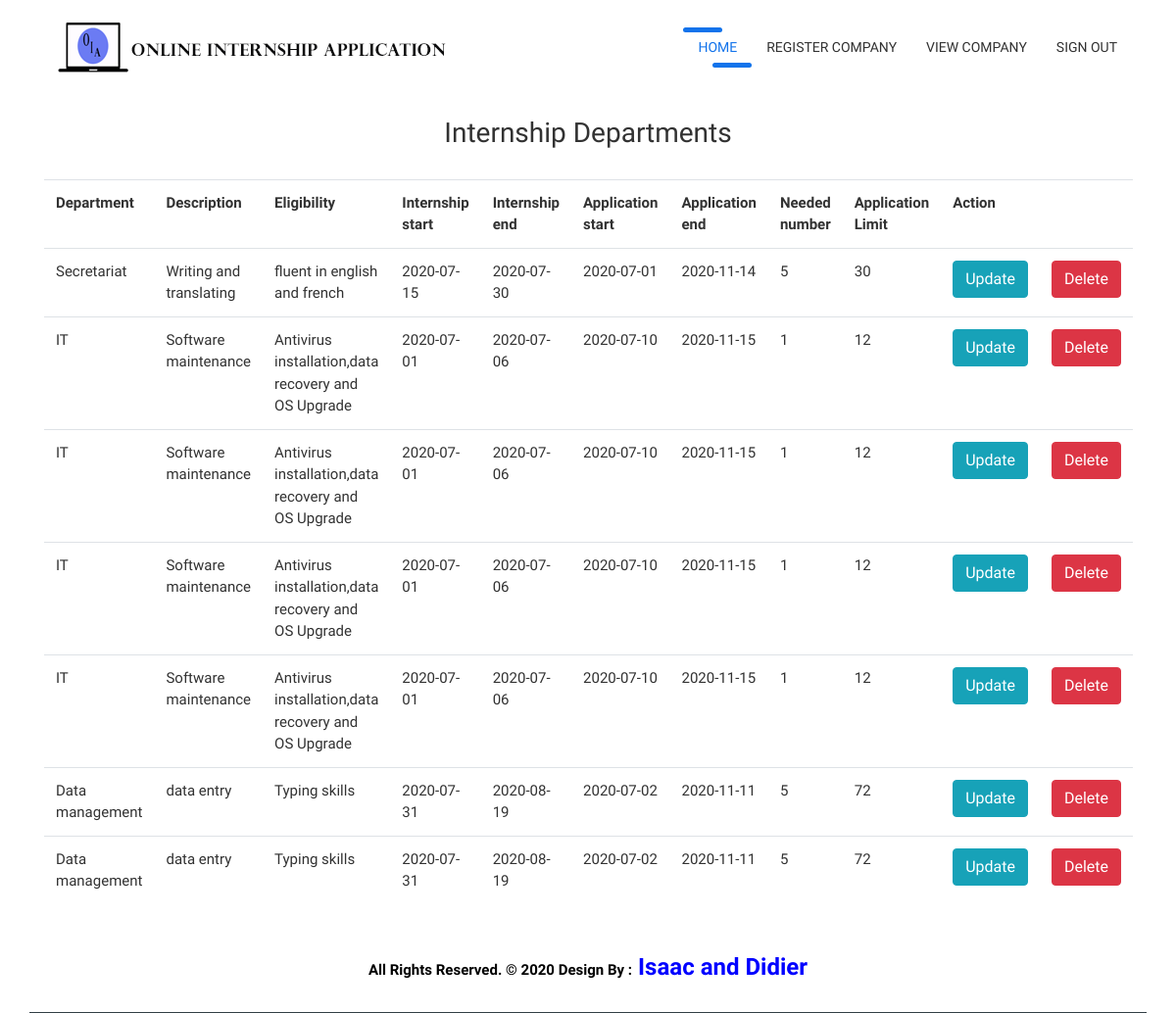
/companyDetail_admin.php?company_id=1, run on the app's committed database.
### tables this page shows
CREATE TABLE `company_internship` (
  `internship_id` int NOT NULL AUTO_INCREMENT,
  `department_name` varchar(50) NOT NULL,
  `description` varchar(200) NOT NULL,
  `eligibility` varchar(500) NOT NULL,
  `start` date NOT NULL,
  `end` date NOT NULL,
  `needed_number` int NOT NULL,
  `application_start` date NOT NULL,
  `application_end` date NOT NULL,
  `application_limit` int NOT NULL,
  `company_id` int NOT NULL,
  `status` enum('pending','open','closed','deleted') DEFAULT 'pending',
  `regdate` datetime DEFAULT CURRENT_TIMESTAMP,
  PRIMARY KEY (`internship_id`),
  KEY `company_id` (`company_id`),
  CONSTRAINT `company_internship_ibfk_1` FOREIGN KEY (`company_id`) REFERENCES `company` (`company_id`) ON DELETE RESTRICT ON UPDATE RESTRICT
);

### companyDetail_admin.php (the view, shortened to what this page needs)
<!DOCTYPE html>
<html lang="en">
<head>
<head>
	<link href="Bootstrap/bootstrap/css/bootstrap.min.css" rel="stylesheet">
	<link href="css/all.css" rel="stylesheet">
	<link href="css/owl.carousel.min.css" rel="stylesheet">
	<link href="css/style.css" rel="stylesheet">
</head>
<body>
<div class="wrapper-main">
    <nav class="navbar navbar-expand-lg navbar-dark bg-light top-nav">
        <div class="container">
            <a class="navbar-brand" href="index.php">
				<img src="images/logo1.png" alt="logo" />
            </a>
            <div class="collapse navbar-collapse" id="navbarResponsive">
				<ul class="navbar-nav ml-auto">
					<li class="nav-item">
						<a class="nav-link  active" href="index_admin.php">Home</a>
					</li>
					<li class="nav-item">
						<a class="nav-link" href="companyRegister_admin.php">Register Company</a>
					</li>
					<li class="nav-item">
            <a class="nav-link" href="companyView_admin.php">View Company</a>
          </li>
					<li class="nav-item">
						<a class="nav-link" href="signin.php">Sign Out</a>
					</li>
				</ul>
            </div>
        </div>
    </nav>
    <div class="container">
			    	<br><center>
			    			<h3>
			    			Internship Departments
			    			</h3>
			    		</center>
			    	<br>
<?php
$con=mysqli_connect("localhost","root","","internship");
$company_id=$_GET['company_id'];
$a="select company.company_id,company.name,company_internship.internship_id,company_internship.department_name,company_internship.description,company_internship.eligibility,company_internship.start,company_internship.end,company_internship.needed_number,company_internship.application_start,company_internship.application_end,application_limit,company_internship.company_id,company_internship.status,company_internship.regdate from company,company_internship where company.company_id=company_internship.company_id and company_internship.company_id='$company_id'";
$b=mysqli_query($con,$a);
echo "<table  class='table' style='width:auto;'><tr class='danger'><th>Department</th><th>Description</th><th>Eligibility</th><th>Internship start</th><th>Internship end</th><th>Application start</th><th>Application end</th><th>Needed number</th><th>Application Limit</th><th>Action<th></tr>";
while($row=mysqli_fetch_array($b))
{
echo "<tr><td>".$row['department_name']."</td><td>".$row['description']."</td><td width='300px'>".$row['eligibility']."</td><td>".$row['start']."</td><td>".$row['end']."</td><td>".$row['application_start']."</td><td>".$row['application_end']."</td><td>".$row['needed_number']."</td><td>".$row['application_limit']."</td><td><a href='updatedepartment.php?internship_id=".$row['internship_id']."' class='btn btn-info' role='button'>Update</a></td><td><a href='deletedepartment.php?internship_id=".$row['internship_id']."' class='btn btn-danger' role='button'>Delete</a></td></tr>";
}
echo "</table>";
?>
		</div>
	</div>
    <footer class="container-fluid text-center">
    	<div class="container bottom_border">
    		<div class="container">
    			<p class="copyright text-center" style="color: black;"><b>All Rights Reserved. &copy; 2020 Design By :<font color="blue" size="5"> Isaac and Didier</font></b></p>
    		</div>
  		</div>
	</footer>
</body>
</html>

### css/style.css (style rules this page uses)
body { padding: 0px; font-family: 'Work Sans', sans-serif; font-size: 15px; color: #323232; }
@media (min-width: 992px) { body { padding-top: 0px; } }
.wrapper-main { position: relative; overflow: hidden; }
.top-nav { background-color: #ffffff !important; }
.navbar-expand-lg.top-nav .navbar-nav .nav-link { padding: 10px 15px; color: #323232; font-size: 14px; font-weight: 500; text-transform: uppercase; position: relative; }
.navbar-expand-lg.top-nav .navbar-nav .nav-link.active { color: #1273eb; }
.navbar-expand-lg.top-nav .navbar-nav .nav-link.active:before { content: ""; position: absolute; width: 40px; background: #1273eb; height: 5px; top: 0px; left: 0px; border-radius: 6px; }
.navbar-expand-lg.top-nav .navbar-nav .nav-link.active:after { content: ""; position: absolute; width: 40px; background: #1273eb; height: 5px; bottom: 0px; right: 0px; border-radius: 6px; }
.navbar-expand-lg.top-nav .navbar-nav .nav-link:before { content: ""; position: absolute; width: 0px; background: #1273eb; height: 5px; top: 0px; left: 0px; border-radius: 6px; -webkit-transition: all 500ms ease; -ms-transition: all 500ms ease; -o-transition: all 500ms ease; -moz-transition: all 500ms ease; transition: all 500ms ease; }
.navbar-expand-lg.top-nav .navbar-nav .nav-link:after { content: ""; position: absolute; width: 0px; background: #1273eb; height: 5px; bottom: 0px; right: 0px; border-radius: 6px; -webkit-transition: all 500ms ease; -ms-transition: all 500ms ease; -o-transition: all 500ms ease; -moz-transition: all 500ms ease; transition: all 500ms ease; }
footer p { font-size:15px; color:#CCC; padding-bottom:0px; margin-bottom:8px; }
.bottom_border { border-bottom:1px solid #323f45; padding-bottom:20px; }
.copyright { margin-top: 30px; }

### data on the page
company_internship: department_name "Secretariat", description "Writing and translating", eligibility "fluent in english and french", start "2020-07-15", end "2020-07-30", application_start "2020-07-01", application_end "2020-11-14", needed_number "5", application_limit "30"
company_internship: department_name "IT", description "Software maintenance", eligibility "Antivirus installation,data recovery and OS Upgrade", start "2020-07-01", end "2020-07-06", application_start "2020-07-10", application_end "2020-11-15", needed_number "1", application_limit "12"
company_internship: department_name "IT", description "Software maintenance", eligibility "Antivirus installation,data recovery and OS Upgrade", start "2020-07-01", end "2020-07-06", application_start "2020-07-10", application_end "2020-11-15", needed_number "1", application_limit "12"
company_internship: department_name "IT", description "Software maintenance", eligibility "Antivirus installation,data recovery and OS Upgrade", start "2020-07-01", end "2020-07-06", application_start "2020-07-10", application_end "2020-11-15", needed_number "1", application_limit "12"
company_internship: department_name "IT", description "Software maintenance", eligibility "Antivirus installation,data recovery and OS Upgrade", start "2020-07-01", end "2020-07-06", application_start "2020-07-10", application_end "2020-11-15", needed_number "1", application_limit "12"
company_internship: department_name "Data management", description "data entry", eligibility "Typing skills", start "2020-07-31", end "2020-08-19", application_start "2020-07-02", application_end "2020-11-11", needed_number "5", application_limit "72"
company_internship: department_name "Data management", description "data entry", eligibility "Typing skills", start "2020-07-31", end "2020-08-19", application_start "2020-07-02", application_end "2020-11-11", needed_number "5", application_limit "72"
